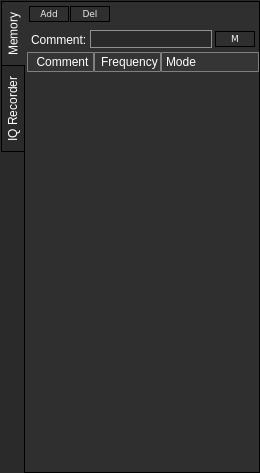
<?xml version="1.0" encoding="UTF-8"?>
<ui version="4.0">
 <class>WdgMemClass</class>
 <widget class="QWidget" name="WdgMemClass">
  <property name="geometry">
   <rect>
    <x>0</x>
    <y>0</y>
    <width>260</width>
    <height>473</height>
   </rect>
  </property>
  <property name="minimumSize">
   <size>
    <width>260</width>
    <height>0</height>
   </size>
  </property>
  <property name="windowTitle">
   <string>WdgMem</string>
  </property>
  <property name="styleSheet">
   <string notr="true">QWidget#WdgMemClass {
		background-color: #2a2a2a;
        border: 0px;
}

QWidget {
		background-color: transparent;
        border: 0px;
}

QLabel {
		background-color: transparent;
        color: white;
}

QLineEdit{
	background-color: #2a2a2a;
	border: 1px solid;
	border-color: #909090;
	color: white;
	selection-background-color: rgb(70, 150, 70);
}
/***********************************************/
QTabWidget::pane { 
	top: 1px;
	border: 1px solid;
	border-color: black;
	background-color: #2f2f2f;
}

QTabWidget::tab-bar {
	top: 1px;
	left: 1px;
}

QTabWidget::QWidget {
	background-color: #009900;
}

QTabBar::tab {
	background-color: #2a2a2a;
	border: 1px solid;
	border-color: black;
	color: white;
	min-width: 16px;
	padding: 3px;
}

QTabBar::tab:selected {
	background-color: #2f2f2f;
}

QTabBar::tab:hover {
	background-color: #363636;
}

QTabBar::tab:!selected {
	margin-left: 0px;
}
QTabBar::tab:selected {
	margin-bottom: 0px;
	margin-top: 0px;
	border-right: 0px;
}
QTabBar::tab:first:selected {
	margin-bottom: 0; 
	border-bottom: 0px solid;
	border-bottom-color:rgb(150, 150, 150);
}
QTabBar::tab:first{
	margin-bottom: 0; 
	border-bottom: 0px solid;
	border-bottom-color:rgb(150, 150, 150);
}
QTabBar::tab:last:selected {
	margin-top: 0;
}
QTabBar::tab:only-one {
	margin: 0;
}
/***************************************************************/
QPushButton {
border: 1px solid #000000;
border-radius: 0px;
background-color:qlineargradient(x1: 0, y1: 0, x2: 0, y2: 1,
stop: 0 #616161, stop:0.3 #595959, stop:0.35 #4C4C4C, stop: 1 #424242);
color: #EBEBEB;
}
QPushButton:hover {
background-color: qlineargradient(x1: 0, y1: 0, x2: 0, y2: 1,
stop: 0 #c2c2c2, stop:0.5 #959595, stop:0.65 #959595, stop: 1 #707070);
}
QPushButton:disabled {
color: #787878;
}
QPushButton:pressed {
background-color:qlineargradient(x1: 0, y1: 0, x2: 0, y2: 1,
stop: 0 #325C32, stop:0.45 #366436, stop:0.5 #366436, stop: 1 #4A944A);
}
QPushButton:flat {
border: none;
}
QPushButton::checked {
background-color:qlineargradient(x1: 0, y1: 0, x2: 0, y2: 1,
stop: 0 #325C32, stop:0.45 #366436, stop:0.55 #366436, stop: 1 #4e9d4e);
}
/***********************************************/</string>
  </property>
  <layout class="QVBoxLayout" name="verticalLayout">
   <property name="spacing">
    <number>0</number>
   </property>
   <property name="leftMargin">
    <number>0</number>
   </property>
   <property name="topMargin">
    <number>0</number>
   </property>
   <property name="rightMargin">
    <number>0</number>
   </property>
   <property name="bottomMargin">
    <number>0</number>
   </property>
   <item>
    <widget class="QTabWidget" name="tabWidget">
     <property name="tabPosition">
      <enum>QTabWidget::West</enum>
     </property>
     <property name="currentIndex">
      <number>0</number>
     </property>
     <property name="elideMode">
      <enum>Qt::ElideLeft</enum>
     </property>
     <property name="documentMode">
      <bool>false</bool>
     </property>
     <widget class="QWidget" name="tab">
      <attribute name="title">
       <string>  Memory  </string>
      </attribute>
      <layout class="QVBoxLayout" name="verticalLayout_2">
       <property name="spacing">
        <number>0</number>
       </property>
       <property name="leftMargin">
        <number>2</number>
       </property>
       <property name="topMargin">
        <number>0</number>
       </property>
       <property name="rightMargin">
        <number>0</number>
       </property>
       <property name="bottomMargin">
        <number>0</number>
       </property>
       <item>
        <widget class="QWidget" name="widget_10" native="true">
         <property name="minimumSize">
          <size>
           <width>0</width>
           <height>25</height>
          </size>
         </property>
         <property name="maximumSize">
          <size>
           <width>16777215</width>
           <height>25</height>
          </size>
         </property>
         <layout class="QHBoxLayout" name="horizontalLayout_12">
          <property name="spacing">
           <number>1</number>
          </property>
          <property name="leftMargin">
           <number>2</number>
          </property>
          <property name="topMargin">
           <number>2</number>
          </property>
          <property name="rightMargin">
           <number>2</number>
          </property>
          <property name="bottomMargin">
           <number>2</number>
          </property>
          <item>
           <widget class="QPushButton" name="pbAdd">
            <property name="minimumSize">
             <size>
              <width>40</width>
              <height>0</height>
             </size>
            </property>
            <property name="maximumSize">
             <size>
              <width>160</width>
              <height>16</height>
             </size>
            </property>
            <property name="font">
             <font>
              <family>Verdana</family>
              <pointsize>7</pointsize>
             </font>
            </property>
            <property name="text">
             <string>Add</string>
            </property>
            <property name="checkable">
             <bool>false</bool>
            </property>
            <property name="checked">
             <bool>false</bool>
            </property>
           </widget>
          </item>
          <item>
           <widget class="QPushButton" name="pbDel">
            <property name="minimumSize">
             <size>
              <width>40</width>
              <height>0</height>
             </size>
            </property>
            <property name="maximumSize">
             <size>
              <width>160</width>
              <height>16</height>
             </size>
            </property>
            <property name="font">
             <font>
              <family>Verdana</family>
              <pointsize>7</pointsize>
             </font>
            </property>
            <property name="text">
             <string>Del</string>
            </property>
            <property name="checkable">
             <bool>false</bool>
            </property>
            <property name="checked">
             <bool>false</bool>
            </property>
           </widget>
          </item>
          <item>
           <spacer name="horizontalSpacer">
            <property name="orientation">
             <enum>Qt::Horizontal</enum>
            </property>
            <property name="sizeHint" stdset="0">
             <size>
              <width>40</width>
              <height>20</height>
             </size>
            </property>
           </spacer>
          </item>
         </layout>
        </widget>
       </item>
       <item>
        <widget class="QWidget" name="widget_11" native="true">
         <property name="minimumSize">
          <size>
           <width>0</width>
           <height>25</height>
          </size>
         </property>
         <property name="maximumSize">
          <size>
           <width>16777215</width>
           <height>25</height>
          </size>
         </property>
         <layout class="QHBoxLayout" name="horizontalLayout">
          <property name="spacing">
           <number>3</number>
          </property>
          <property name="leftMargin">
           <number>4</number>
          </property>
          <property name="topMargin">
           <number>0</number>
          </property>
          <property name="rightMargin">
           <number>4</number>
          </property>
          <property name="bottomMargin">
           <number>0</number>
          </property>
          <item>
           <widget class="QLabel" name="lbComment">
            <property name="text">
             <string>Comment:</string>
            </property>
           </widget>
          </item>
          <item>
           <widget class="QLineEdit" name="leComment">
            <property name="toolTip">
             <string>tooltip Comment</string>
            </property>
            <property name="statusTip">
             <string>st Input comment</string>
            </property>
            <property name="layoutDirection">
             <enum>Qt::LeftToRight</enum>
            </property>
           </widget>
          </item>
          <item>
           <widget class="QPushButton" name="pbMemory">
            <property name="minimumSize">
             <size>
              <width>40</width>
              <height>0</height>
             </size>
            </property>
            <property name="maximumSize">
             <size>
              <width>160</width>
              <height>16</height>
             </size>
            </property>
            <property name="font">
             <font>
              <family>Verdana</family>
              <pointsize>7</pointsize>
             </font>
            </property>
            <property name="text">
             <string>M</string>
            </property>
            <property name="checkable">
             <bool>false</bool>
            </property>
            <property name="checked">
             <bool>false</bool>
            </property>
           </widget>
          </item>
         </layout>
        </widget>
       </item>
       <item>
        <widget class="QTableWidget" name="twMem">
         <property name="minimumSize">
          <size>
           <width>0</width>
           <height>0</height>
          </size>
         </property>
         <property name="maximumSize">
          <size>
           <width>16777215</width>
           <height>16777215</height>
          </size>
         </property>
         <property name="font">
          <font>
           <pointsize>8</pointsize>
           <weight>50</weight>
           <italic>false</italic>
           <bold>false</bold>
          </font>
         </property>
         <property name="styleSheet">
          <string notr="true">QTableView {
	background: transparent;
	color: white;
    border: 0px;
    gridline-color: #808080;
	selection-background-color: #424242;
	alternate-background-color: transparent;
 }

QHeaderView::section {
	color: white;
	border-radius: 1px;
    border: 1px solid #808080;
	background-color: #353535;
    padding-left: 4px;
 }

QHeaderView::down-arrow {
	image: url(:images/arrows/arrow-down.png);
 }

QHeaderView::up-arrow {
	image: url(:images/arrows/arrow-up.png);
 }

QScrollBar:vertical { 
border: 1px solid black; 
background: qlineargradient(spread:pad, x1:0, y1:0, x2:1, y2:0, stop:0 rgba(60, 60, 60, 255), stop:1 rgba(50, 50, 50, 255)); 
width: 13px;
margin: 12px 3px 12px 3px; 
} 

QScrollBar::handle:vertical {
	background: qlineargradient(spread:pad, x1:0, y1:1, x2:0, y2:0, stop:0 rgba(60, 60, 60, 255), stop:1 rgba(137, 137, 137, 255));
	border: 1px solid;
	border-color: rgb(150, 150, 150);
	border-radius: 1px;
	min-width: 18px;
	margin: 3px -2px 3px -2px; 
}

QScrollBar::add-line:vertical 
{
	background: transparent;
	height: 11px;
	width: 11px;
	subcontrol-position: bottom;
	subcontrol-origin: margin;
	image: url(:images/arrows/arrow-down.png);
  }

 QScrollBar::sub-line:vertical 
{
	background: transparent;
	height: 11px;
	width: 11px;
	subcontrol-position: top;
	subcontrol-origin: margin;
	image: url(:images/arrows/arrow-up.png);
  }

QScrollBar::up-arrow:vertical
{
      width: 11px;
      height: 11px;
  }

QScrollBar::add-page:vertical, QScrollBar::sub-page:vertical {
      background: none;
  }</string>
         </property>
         <property name="editTriggers">
          <set>QAbstractItemView::NoEditTriggers</set>
         </property>
         <property name="alternatingRowColors">
          <bool>true</bool>
         </property>
         <property name="gridStyle">
          <enum>Qt::CustomDashLine</enum>
         </property>
         <property name="sortingEnabled">
          <bool>true</bool>
         </property>
         <attribute name="horizontalHeaderDefaultSectionSize">
          <number>67</number>
         </attribute>
         <attribute name="horizontalHeaderMinimumSectionSize">
          <number>20</number>
         </attribute>
         <attribute name="horizontalHeaderStretchLastSection">
          <bool>true</bool>
         </attribute>
         <attribute name="verticalHeaderVisible">
          <bool>false</bool>
         </attribute>
         <attribute name="verticalHeaderDefaultSectionSize">
          <number>20</number>
         </attribute>
         <attribute name="verticalHeaderHighlightSections">
          <bool>true</bool>
         </attribute>
         <attribute name="verticalHeaderMinimumSectionSize">
          <number>20</number>
         </attribute>
         <attribute name="verticalHeaderShowSortIndicator" stdset="0">
          <bool>false</bool>
         </attribute>
         <column>
          <property name="text">
           <string>Comment</string>
          </property>
          <property name="foreground">
           <brush brushstyle="SolidPattern">
            <color alpha="255">
             <red>0</red>
             <green>0</green>
             <blue>0</blue>
            </color>
           </brush>
          </property>
         </column>
         <column>
          <property name="text">
           <string>Frequency</string>
          </property>
         </column>
         <column>
          <property name="text">
           <string>Mode</string>
          </property>
          <property name="textAlignment">
           <set>AlignLeft|AlignVCenter</set>
          </property>
         </column>
        </widget>
       </item>
      </layout>
     </widget>
     <widget class="QWidget" name="tapIqReq">
      <attribute name="title">
       <string>  IQ Recorder  </string>
      </attribute>
      <layout class="QVBoxLayout" name="verticalLayout_3">
       <property name="spacing">
        <number>2</number>
       </property>
       <property name="leftMargin">
        <number>2</number>
       </property>
       <property name="topMargin">
        <number>0</number>
       </property>
       <property name="rightMargin">
        <number>0</number>
       </property>
       <property name="bottomMargin">
        <number>0</number>
       </property>
      </layout>
     </widget>
    </widget>
   </item>
  </layout>
 </widget>
 <layoutdefault spacing="6" margin="11"/>
 <resources/>
 <connections/>
</ui>
